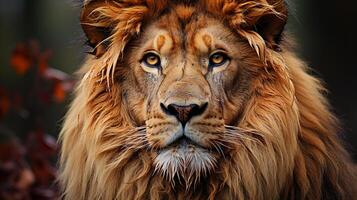
#> input picture day2/lion.jpg, 357 x 200 px
$ python exc2.py
#> lines starting #> are read from the running program, lines starting #| are printed output that depends on the picture; after the words box and inside, x2 and y2 are one past the last pixel; in counts of white or black regions, pixels touching at a corner belong together
import cv2
import matplotlib.pyplot as plt
img = cv2.imread("lion.jpg")
#> img is the input picture: shape (200, 357, 3); mean B, G, R 46.3, 67.3, 98
gray = cv2.cvtColor(img,cv2.COLOR_BGR2GRAY)
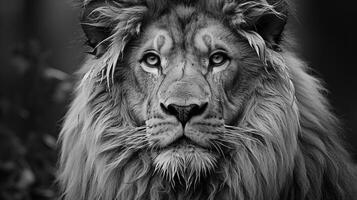
#> gray: shape (200, 357); min 0, max 237, mean 74.1
threshold,thresh = cv2.threshold(gray,150,255,cv2.THRESH_BINARY)
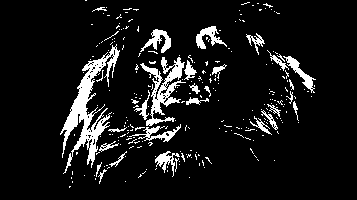
#> thresh: shape (200, 357); 9.2% white; 259 white regions (231 under 20 px), largest, box (x1, y1, x2, y2) and area: (60, 44, 120, 174) 2038, (140, 57, 186, 126) 1044, (140, 29, 171, 53) 307
plt.imshow(cv2.cvtColor(thresh,cv2.COLOR_BGR2RGB))
plt.axis("off")
plt.show()
